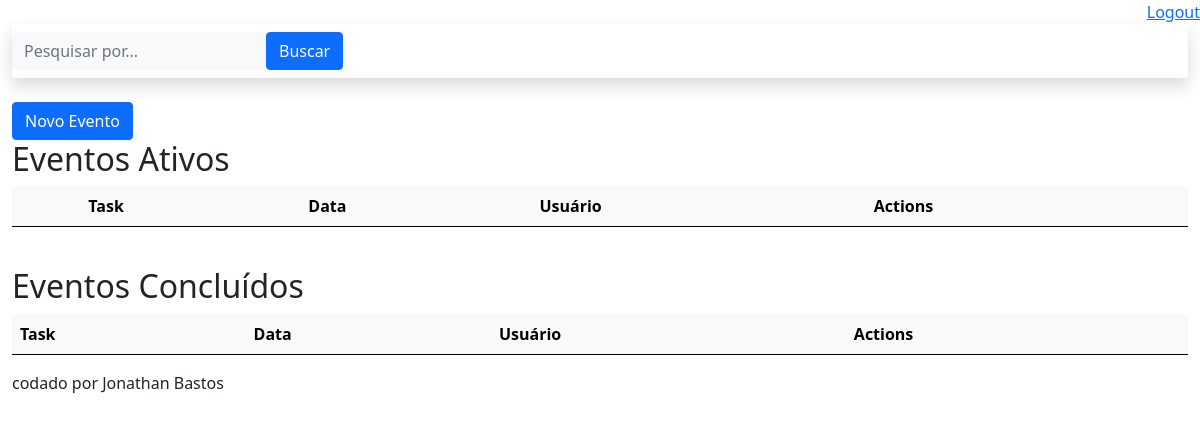
/agendaApp/ (signed in), run on an earlier commit of the app's database.
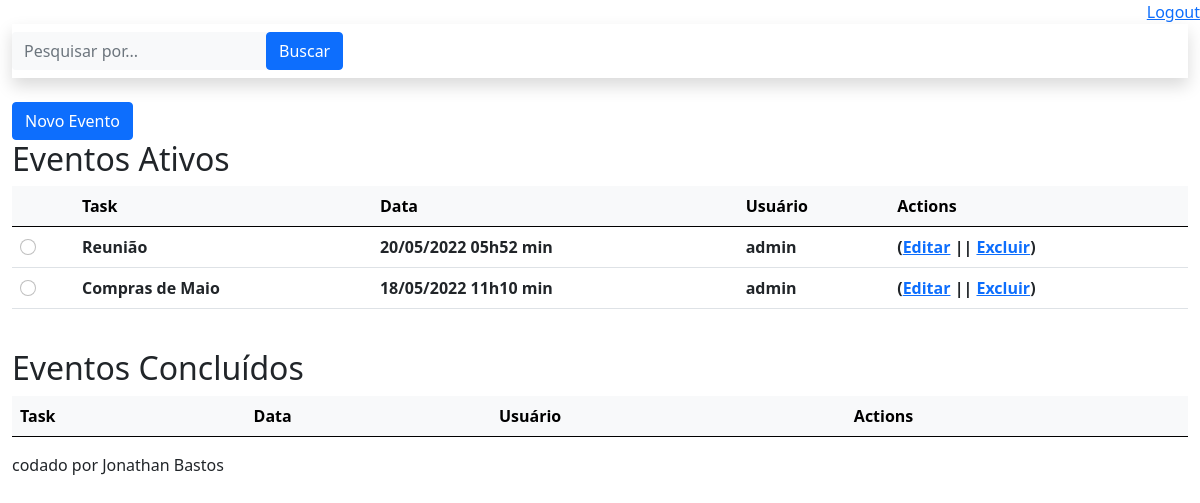
And on a later commit of the database.
### core/models.py (models this page shows, shortened)
class Evento(models.Model):
    titulo = models.CharField(max_length=100)
    descricao = models.TextField(blank=True, null=True)
    data_evento = models.DateTimeField(verbose_name='Data do Evento')
    data_criacao = models.DateTimeField(auto_now=True, verbose_name='Data de Criação')
    usuario = models.ForeignKey(User, on_delete=models.CASCADE, verbose_name='Criado por:') #pegando o usuário do djangoAdmin
    class Meta:
        db_table = 'evento'
    def get_data_evento(self):          # altera o padrão de apresentação da data
        return self.data_evento.strftime('%d/%m/%Y %Hh%M min')
    def get_evento_atrasado(self):  #verifica se o evento está atrasado
        if self.data_evento < datetime.now():
            return True
        else:
            return False

### core/views.py (the view)
# urls.py: path('agendaApp/', views.lista_eventos),
@login_required(login_url='/login/') #envia a sessão não logada para a page de login
def lista_eventos(request):     #lista os eventos
    usuario = request.user
    data_atual = datetime.now() - timedelta(hours=1)
    evento = Evento.objects.filter(usuario=usuario,
                                   data_evento__gt=data_atual) # __gt para pegar valor maior e __lt para valor menor
    dados = {'eventos': evento}
    return render(request, 'agenda.html', dados)

### templates/agenda.html (shortened to what this page needs)
{% extends "model-page.html" %}
{% block content %}
<div class="conteiner">
    <a href="evento/">
        <button class="btn btn-primary" type="button">Novo Evento</button>
    </a>
    <h2>Eventos Ativos</h2>
    <table class="table">
        <thead class="table-light">
            <tr>
                <th></th>
                <th>Task</th>
                <th>Data</th>
                <th>Usuário</th>
                <th>Actions</th>
            </tr>
        </thead>
        <tbody>
            {% for evento in eventos %}
                <div >
                    <tr>
                        <th><input class="form-check-input" type="radio" name="flexRadioDefault" id="flexRadioDefault1"></th>
                        <th>{{ evento.titulo }}</th>
                        <th>{{ evento.get_data_evento }}</th>
                        <th>{{ evento.usuario }}</th>
                        <th>(<a href="evento/?id={{ evento.id }}">Editar</a> ||
                            <a href="evento/delete/{{ evento.id }}/">Excluir</a>)</th>
                    </tr>
                </div>
            {% endfor %}
        </tbody>
    </table> <br>
    <h2>Eventos Concluídos</h2>
    <table class="table">
        <thead class="table-light">
            <tr>
                <th>Task</th>
                <th>Data</th>
                <th>Usuário</th>
                <th>Actions</th>
            </tr>
        </thead>
    </table>
</div>
{% endblock %}

### templates/model-page.html
<!DOCTYPE html>
<html lang="en">
<head>
    {% include "model-header.html" %}
</head>
<body>
    <div class="container-fluid">
        <div id="content-wrapper" class="d-flex flex-column">
            <div id="content">
                {% include "model-navBar.html" %}
                {% block content %} {% endblock %}
                {% include "model-footer.html" %}
            </div>
        </div>
    </div>
</body>
</html>

### templates/model-header.html (shortened to what this page needs)
    <link href="https://cdn.jsdelivr.net/npm/bootstrap@5.0.2/dist/css/bootstrap.min.css"
          rel="stylesheet"
>
    <div align="right">
        <a href="/logout">Logout</a>
    </div>

### templates/model-navBar.html (shortened to what this page needs)
    <nav class="navbar navbar-expand navbar-light bg-white topbar mb-4 static-top shadow">
        <form class="d-none d-sm-inline-block form-inline mr-auto ml-md-3 my-2 my-md-0 mw-100 navbar-search">
            <div class="input-group">
                <input type="text" class="form-control bg-light border-0 small" placeholder="Pesquisar por..."
                    aria-label="Search" aria-describedby="basic-addon2">
                <div class="input-group-append">
                    <button class="btn btn-primary" type="button">
                        Buscar
                    </button>
                </div>
            </div>
        </form>
    </nav>

### templates/model-footer.html
<p>codado por Jonathan Bastos</p>

What changed in the data, as far as the page shows it:
added Evento: titulo "Reunião", get_data_evento "20/05/2022 05h52 min", usuario "admin"
added Evento: titulo "Compras de Maio", get_data_evento "18/05/2022 11h10 min", usuario "admin"
